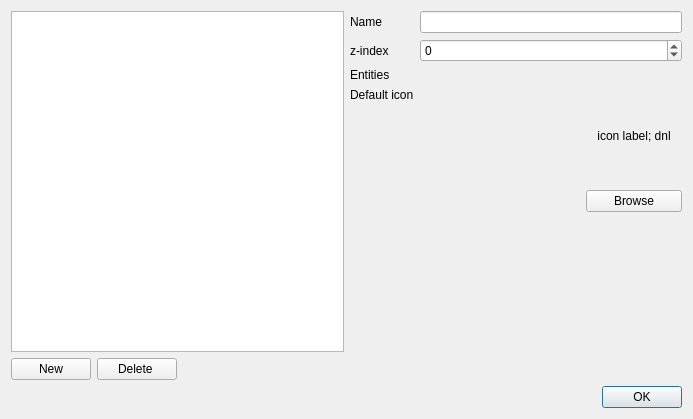
<?xml version="1.0" encoding="UTF-8"?>
<ui version="4.0">
 <class>MapLayerPropertiesDialog</class>
 <widget class="QDialog" name="MapLayerPropertiesDialog">
  <property name="geometry">
   <rect>
    <x>0</x>
    <y>0</y>
    <width>693</width>
    <height>419</height>
   </rect>
  </property>
  <property name="windowTitle">
   <string>Map Layers</string>
  </property>
  <layout class="QVBoxLayout" name="verticalLayout_2">
   <item>
    <layout class="QHBoxLayout" name="horizontalLayout_3">
     <item>
      <layout class="QVBoxLayout" name="verticalLayout">
       <item>
        <widget class="QListView" name="layers">
         <property name="toolTip">
          <string/>
         </property>
        </widget>
       </item>
       <item>
        <layout class="QHBoxLayout" name="horizontalLayout_2">
         <item>
          <widget class="QPushButton" name="new_layer">
           <property name="sizePolicy">
            <sizepolicy hsizetype="Preferred" vsizetype="Preferred">
             <horstretch>0</horstretch>
             <verstretch>0</verstretch>
            </sizepolicy>
           </property>
           <property name="text">
            <string>New</string>
           </property>
           <property name="icon">
            <iconset theme="list-add">
             <normaloff>../../../../../../../../../../../.designer/backup</normaloff>../../../../../../../../../../../.designer/backup</iconset>
           </property>
          </widget>
         </item>
         <item>
          <widget class="QPushButton" name="delete_layer">
           <property name="sizePolicy">
            <sizepolicy hsizetype="Preferred" vsizetype="Preferred">
             <horstretch>0</horstretch>
             <verstretch>0</verstretch>
            </sizepolicy>
           </property>
           <property name="text">
            <string>Delete </string>
           </property>
           <property name="icon">
            <iconset theme="list-remove">
             <normaloff>../../../../../../../../../../../.designer/backup</normaloff>../../../../../../../../../../../.designer/backup</iconset>
           </property>
          </widget>
         </item>
         <item>
          <spacer name="horizontalSpacer_2">
           <property name="orientation">
            <enum>Qt::Horizontal</enum>
           </property>
           <property name="sizeHint" stdset="0">
            <size>
             <width>40</width>
             <height>20</height>
            </size>
           </property>
          </spacer>
         </item>
        </layout>
       </item>
      </layout>
     </item>
     <item>
      <layout class="QVBoxLayout" name="verticalLayout_4">
       <item>
        <layout class="QGridLayout" name="gridLayout">
         <item row="3" column="1">
          <layout class="QHBoxLayout" name="horizontalLayout">
           <item>
            <spacer name="horizontalSpacer">
             <property name="orientation">
              <enum>Qt::Horizontal</enum>
             </property>
             <property name="sizeHint" stdset="0">
              <size>
               <width>40</width>
               <height>20</height>
              </size>
             </property>
            </spacer>
           </item>
           <item>
            <layout class="QVBoxLayout" name="verticalLayout_3">
             <item>
              <widget class="QLabel" name="default_icon">
               <property name="minimumSize">
                <size>
                 <width>96</width>
                 <height>96</height>
                </size>
               </property>
               <property name="maximumSize">
                <size>
                 <width>96</width>
                 <height>96</height>
                </size>
               </property>
               <property name="text">
                <string>icon label; dnl</string>
               </property>
               <property name="alignment">
                <set>Qt::AlignCenter</set>
               </property>
              </widget>
             </item>
             <item>
              <widget class="QPushButton" name="browse_icon">
               <property name="text">
                <string>Browse</string>
               </property>
              </widget>
             </item>
            </layout>
           </item>
          </layout>
         </item>
         <item row="0" column="0">
          <widget class="QLabel" name="label">
           <property name="text">
            <string>Name</string>
           </property>
           <property name="buddy">
            <cstring>name</cstring>
           </property>
          </widget>
         </item>
         <item row="0" column="1">
          <widget class="QLineEdit" name="name"/>
         </item>
         <item row="1" column="0">
          <widget class="QLabel" name="label_2">
           <property name="toolTip">
            <string>The z-index indicates what order objects are drawn in, starting at lower numbers and proceeding to objects on layers with a high z-index.</string>
           </property>
           <property name="text">
            <string>z-index</string>
           </property>
           <property name="buddy">
            <cstring>z</cstring>
           </property>
          </widget>
         </item>
         <item row="1" column="1">
          <widget class="QSpinBox" name="z">
           <property name="minimum">
            <number>-1000</number>
           </property>
           <property name="maximum">
            <number>1000</number>
           </property>
          </widget>
         </item>
         <item row="3" column="0">
          <widget class="QLabel" name="label_3">
           <property name="toolTip">
            <string>The icon that is assigned to new entities created if this is the active layer.</string>
           </property>
           <property name="text">
            <string>Default icon</string>
           </property>
           <property name="alignment">
            <set>Qt::AlignLeading|Qt::AlignLeft|Qt::AlignTop</set>
           </property>
          </widget>
         </item>
         <item row="2" column="0">
          <widget class="QLabel" name="label_4">
           <property name="toolTip">
            <string>The number of entities that are assigned to this layer.</string>
           </property>
           <property name="text">
            <string>Entities</string>
           </property>
          </widget>
         </item>
         <item row="2" column="1">
          <widget class="QLabel" name="entity_label">
           <property name="text">
            <string/>
           </property>
           <property name="alignment">
            <set>Qt::AlignRight|Qt::AlignTrailing|Qt::AlignVCenter</set>
           </property>
          </widget>
         </item>
        </layout>
       </item>
       <item>
        <spacer name="verticalSpacer_2">
         <property name="orientation">
          <enum>Qt::Vertical</enum>
         </property>
         <property name="sizeHint" stdset="0">
          <size>
           <width>69</width>
           <height>58</height>
          </size>
         </property>
        </spacer>
       </item>
      </layout>
     </item>
    </layout>
   </item>
   <item>
    <widget class="QDialogButtonBox" name="buttonBox">
     <property name="orientation">
      <enum>Qt::Horizontal</enum>
     </property>
     <property name="standardButtons">
      <set>QDialogButtonBox::Ok</set>
     </property>
    </widget>
   </item>
  </layout>
 </widget>
 <resources/>
 <connections>
  <connection>
   <sender>buttonBox</sender>
   <signal>accepted()</signal>
   <receiver>MapLayerPropertiesDialog</receiver>
   <slot>accept()</slot>
   <hints>
    <hint type="sourcelabel">
     <x>248</x>
     <y>254</y>
    </hint>
    <hint type="destinationlabel">
     <x>157</x>
     <y>274</y>
    </hint>
   </hints>
  </connection>
  <connection>
   <sender>buttonBox</sender>
   <signal>rejected()</signal>
   <receiver>MapLayerPropertiesDialog</receiver>
   <slot>reject()</slot>
   <hints>
    <hint type="sourcelabel">
     <x>316</x>
     <y>260</y>
    </hint>
    <hint type="destinationlabel">
     <x>286</x>
     <y>274</y>
    </hint>
   </hints>
  </connection>
 </connections>
</ui>
